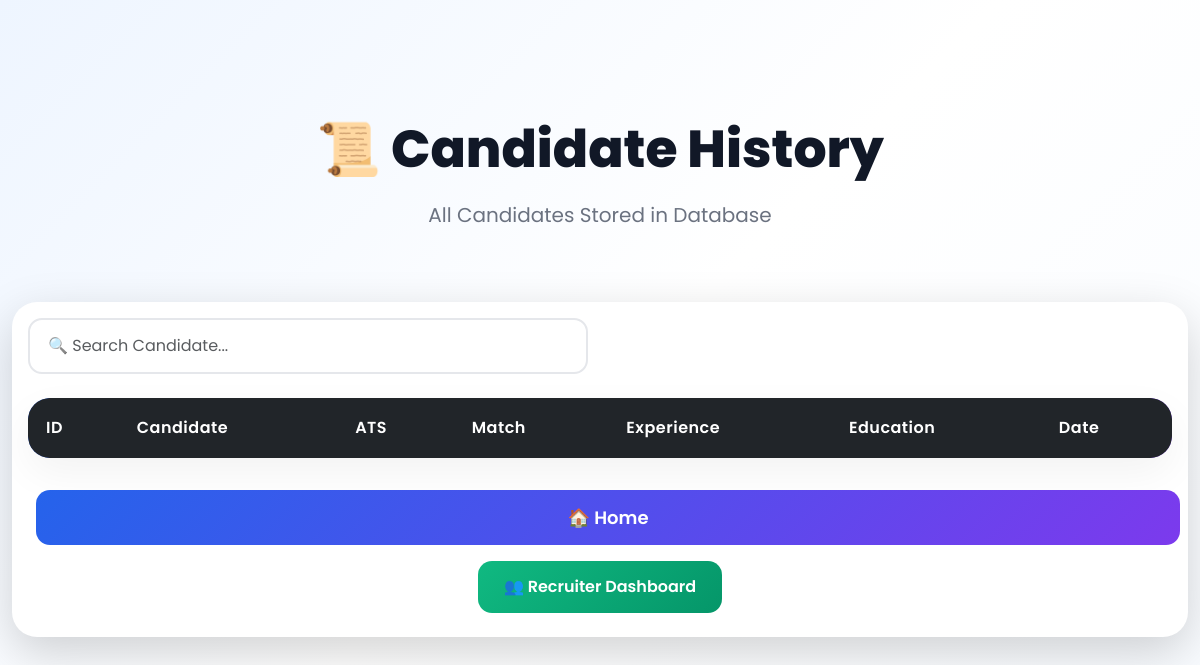
Page /history on the earlier database version.
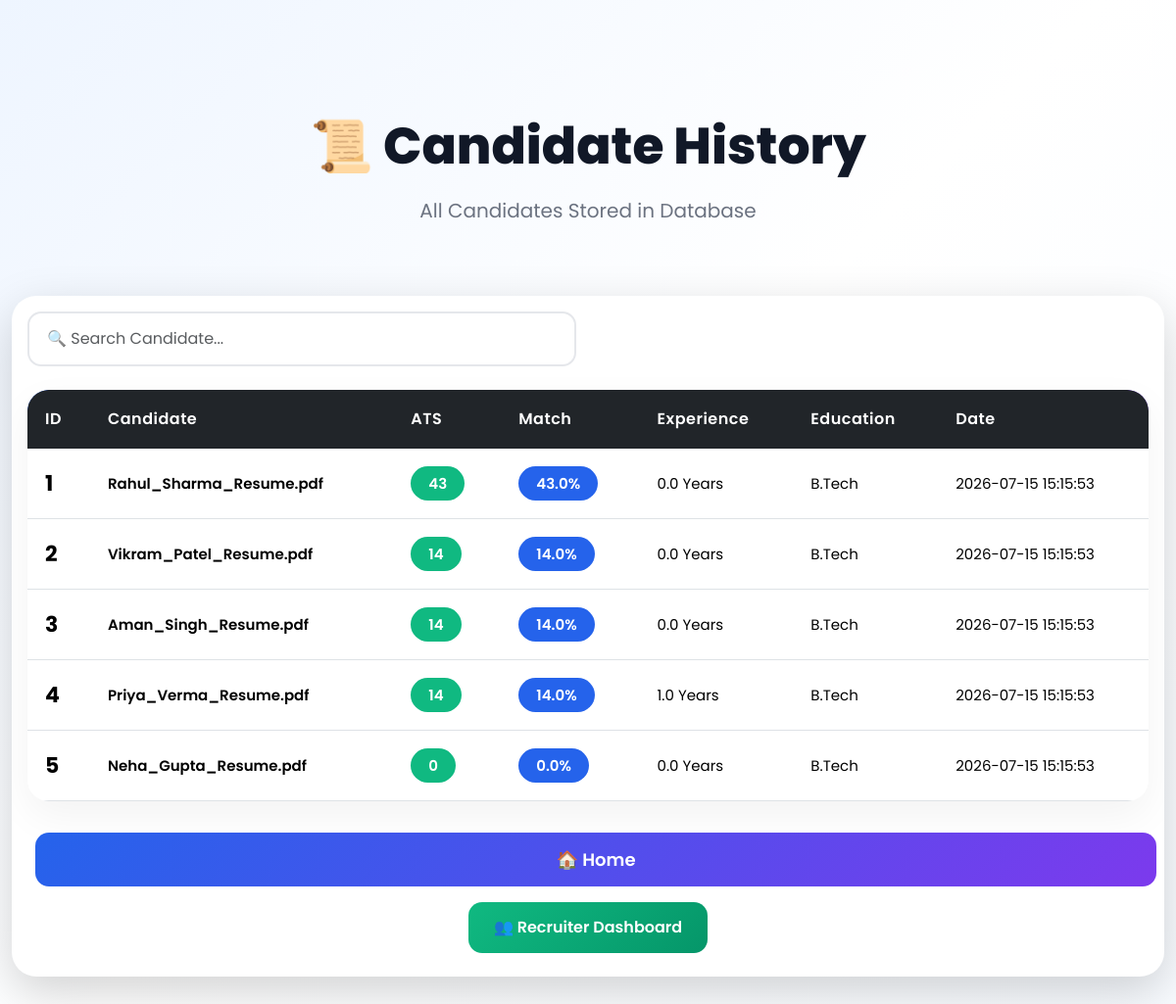
Same page on the later database version.
### tables this page shows
CREATE TABLE candidates(

        id INTEGER PRIMARY KEY AUTOINCREMENT,

        name TEXT,

        resume_file TEXT,

        ats_score INTEGER,

        match_percentage REAL,

        experience REAL,

        education TEXT,

        projects INTEGER,

        certificates INTEGER,

        matched_skills TEXT,

        missing_skills TEXT,

        ai_feedback TEXT,

        created_at TIMESTAMP DEFAULT CURRENT_TIMESTAMP

    );

### app.py (the view)
@app.route("/history")
def history():
    candidates = get_candidates()
    return render_template(
        "history.html",
        candidates=candidates
    )

### database.py (called while the page is built)
def get_connection():
    conn = sqlite3.connect(DATABASE)
    conn.row_factory = sqlite3.Row
    return conn

def get_candidates():
    conn = get_connection()
    cursor = conn.cursor()
    cursor.execute("""

    SELECT *

    FROM candidates

    ORDER BY ats_score DESC

    """)
    rows = cursor.fetchall()
    conn.close()
    return rows

### templates/history.html (shortened to what this page needs)
<!DOCTYPE html>
<html lang="en">
<head>
<link href="https://cdn.jsdelivr.net/npm/bootstrap@5.3.3/dist/css/bootstrap.min.css" rel="stylesheet">
<link rel="stylesheet"
href="{{ url_for('static', filename='style.css') }}">
</head>
<body>
<div class="container py-5">
<div class="hero">
<h1>📜 Candidate History</h1>
<p>
All Candidates Stored in Database
</p>
</div>
<div class="card shadow-lg border-0">
<div class="card-body">
<div class="row mb-4">
<div class="col-md-6">
<input
id="search"
type="text"
class="form-control"
placeholder="🔍 Search Candidate..."
onkeyup="searchCandidate()">
</div>
</div>
<div class="table-responsive">
<table class="table table-hover align-middle">
<thead class="table-dark">
<tr>
<th>ID</th>
<th>Candidate</th>
<th>ATS</th>
<th>Match</th>
<th>Experience</th>
<th>Education</th>
<th>Date</th>
</tr>
</thead>
<tbody>
{% for candidate in candidates %}
<tr>
<td>
{{ candidate.id }}
</td>
<td>
{{ candidate.name }}
</td>
<td>
<span class="badge bg-success">
{{ candidate.ats_score }}
</span>
</td>
<td>
<span class="badge bg-primary">
{{ candidate.match_percentage }}%
</span>
</td>
<td>
{{ candidate.experience }}
Years
</td>
<td>
{{ candidate.education }}
</td>
<td>
{{ candidate.created_at }}
</td>
</tr>
{% endfor %}
</tbody>
</table>
</div>
<div class="text-center mt-4">
<a
href="/"
class="btn btn-primary">
🏠 Home
</a>
<a
href="/recruiter"
class="btn btn-success">
👥 Recruiter Dashboard
</a>
</div>
</div>
</div>
</div>
</body>
</html>

Differences in the rows shown:
added candidates: id "1", name "Rahul_Sharma_Resume.pdf", ats_score "43", match_percentage "43.0", experience "0.0", education "B.Tech", created_at "2026-07-15 15:15:53"
added candidates: id "2", name "Vikram_Patel_Resume.pdf", ats_score "14", match_percentage "14.0", experience "0.0", education "B.Tech", created_at "2026-07-15 15:15:53"
added candidates: id "3", name "Aman_Singh_Resume.pdf", ats_score "14", match_percentage "14.0", experience "0.0", education "B.Tech", created_at "2026-07-15 15:15:53"
added candidates: id "4", name "Priya_Verma_Resume.pdf", ats_score "14", match_percentage "14.0", experience "1.0", education "B.Tech", created_at "2026-07-15 15:15:53"
added candidates: id "5", name "Neha_Gupta_Resume.pdf", ats_score "0", match_percentage "0.0", experience "0.0", education "B.Tech", created_at "2026-07-15 15:15:53"
